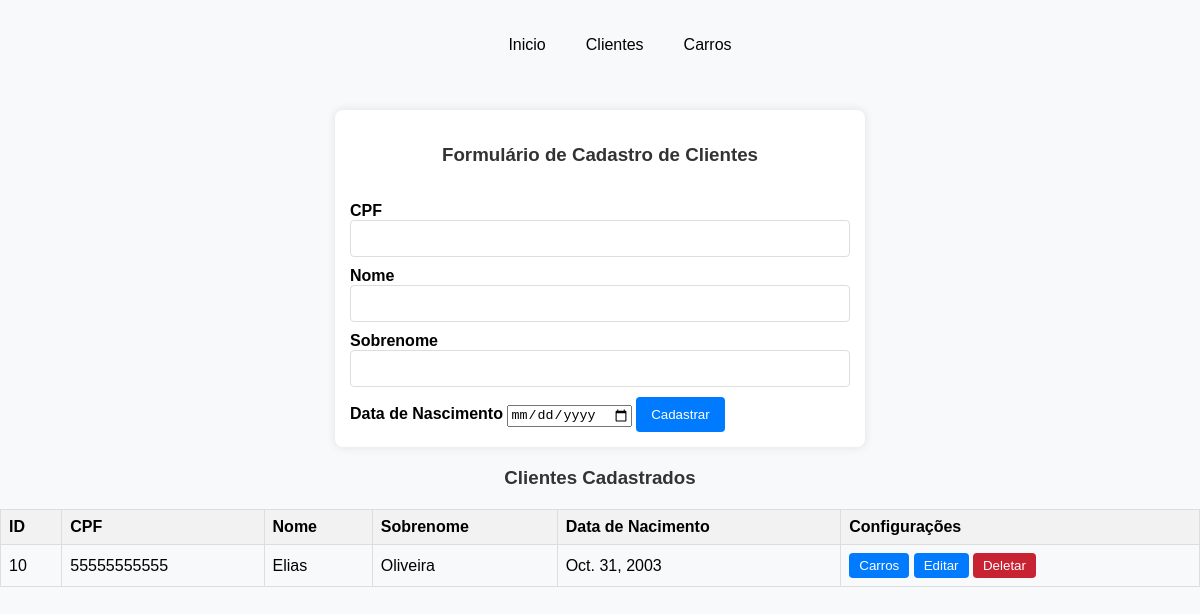
The app's page /core/homeClientes, older data.
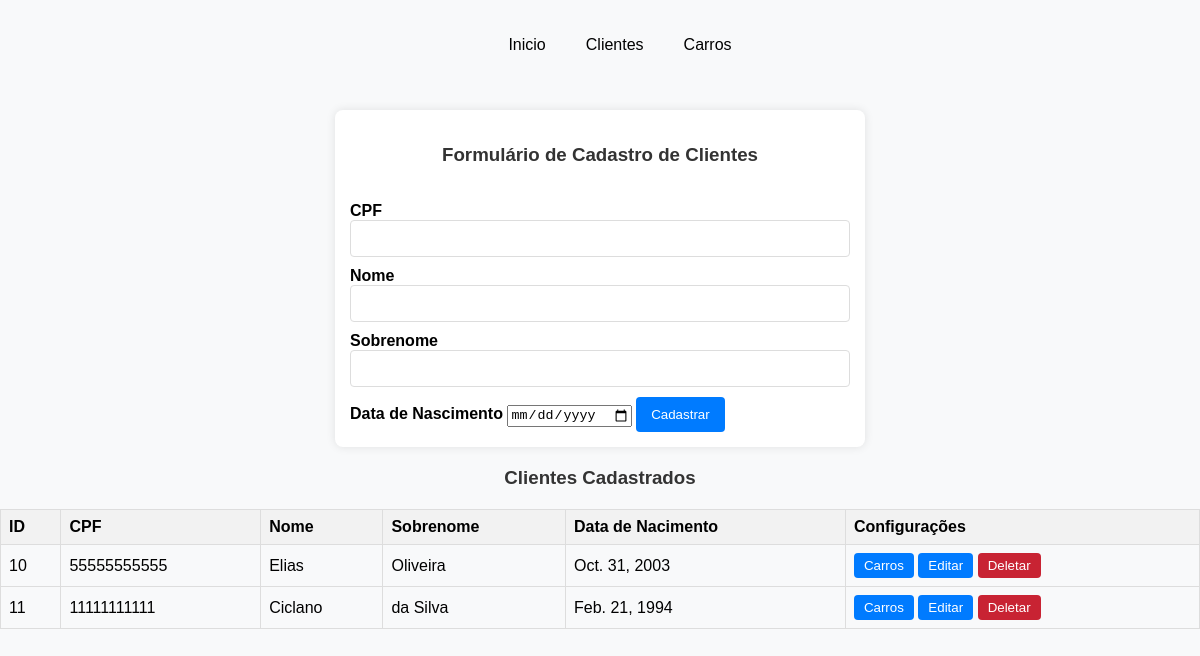
The same page, newer data.
### core/models.py (models this page shows, shortened)
class Cliente(models.Model):
    cpf = models.CharField(max_length=11, null=False, default="")
    nome = models.CharField(max_length=50, null=False, default="")
    sobrenome = models.CharField(max_length=100, null=False, default="")
    nascimento = models.DateField()

### core/views.py (the view)
# urls.py: path('homeClientes', views.homeClientes, name="homeClientes"),
def homeClientes(request):
  clientes = Cliente.objects.all()
  return render (request, "clientes.html", {'clientes': clientes})

### core/static/templates/clientes.html (shortened to what this page needs)
{% extends 'base.html' %}
{% block body %}
<div class="formulario">
  <form name="formulario-cadastro" action="{% url 'salvarCliente' %}" method="POST">
    <h3>Formulário de Cadastro de Clientes</h3>
    <br>
    <label for="nome"><strong>CPF</strong></label>
    <input type="text" name="cpf" required>
    <label for="nome"><strong>Nome</strong></label>
    <input type="text" name="nome" required>
    <label for="nome"><strong>Sobrenome</strong></label>
    <input type="text" name="sobrenome" required>
    <label for="nome"><strong>Data de Nascimento</strong></label>
    <input type="date" name="nascimento" required>
    <button type="submit">Cadastrar</button>
  </form>
</div>
<div class="Tabela">
  <h3>Clientes Cadastrados</h3>
  <table>
    <thead>
      <tr>
        <th>ID</th>
        <th>CPF</th>
        <th>Nome</th>
        <th>Sobrenome</th>
        <th>Data de Nacimento</th>
        <th>Configurações</th>
      </tr>
    </thead>
    <tbody>
      {% for cliente in clientes %}
      <tr>
        <td>{{ cliente.id }}</td>
        <td>{{ cliente.cpf }}</td>
        <td>{{ cliente.nome }}</td>
        <td>{{ cliente.sobrenome }}</td>
        <td>{{ cliente.nascimento }}</td>
        <td>
          <a href="{% url 'homeCarros' %}"><button class="botoes" id="editar">Carros</button></a>
          <a href="{% url 'editarCliente' cliente.id%}"><button class="botoes" id="editar">Editar</button></a>
          <a href="{% url 'deletarCliente' cliente.id %}"><button class="botoes" id="deletar">Deletar</button></a>
        </td>
      </tr>
      {% endfor %}
    </tbody>
  </table>
</div>
{% endblock %}

Row changes from the older to the newer data that the page shows:
added Cliente: id "11", cpf "11111111111", nome "Ciclano", sobrenome "da Silva", nascimento "Feb. 21, 1994"
